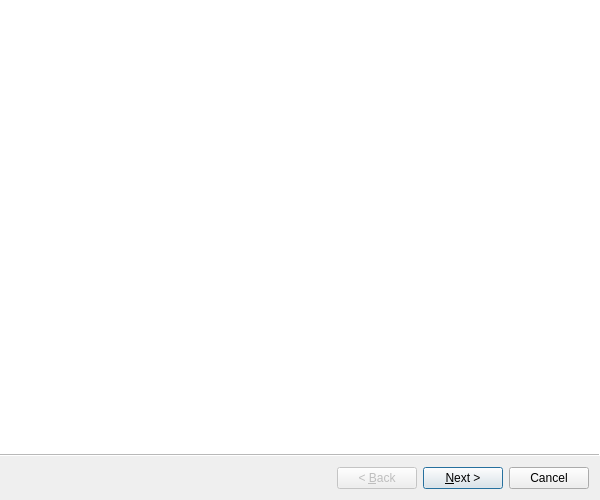
<?xml version="1.0" encoding="UTF-8"?>
<ui version="4.0">
 <class>Wizard</class>
 <widget class="QWizard" name="Wizard">
  <property name="geometry">
   <rect>
    <x>0</x>
    <y>0</y>
    <width>600</width>
    <height>500</height>
   </rect>
  </property>
  <property name="sizePolicy">
   <sizepolicy hsizetype="Preferred" vsizetype="Preferred">
    <horstretch>0</horstretch>
    <verstretch>0</verstretch>
   </sizepolicy>
  </property>
  <property name="minimumSize">
   <size>
    <width>260</width>
    <height>32</height>
   </size>
  </property>
  <property name="maximumSize">
   <size>
    <width>10000</width>
    <height>10000</height>
   </size>
  </property>
  <property name="windowTitle">
   <string>Wizard</string>
  </property>
  <property name="wizardStyle">
   <enum>QWizard::ModernStyle</enum>
  </property>
  <widget class="ProSetPage" name="wizardPage1"/>
  <widget class="ConfirmPage" name="wizardPage2"/>
 </widget>
 <customwidgets>
  <customwidget>
   <class>ProSetPage</class>
   <extends>QWizardPage</extends>
   <header>prosetpage.h</header>
   <container>1</container>
  </customwidget>
  <customwidget>
   <class>ConfirmPage</class>
   <extends>QWizardPage</extends>
   <header>confirmpage.h</header>
   <container>1</container>
  </customwidget>
 </customwidgets>
 <resources/>
 <connections/>
</ui>
